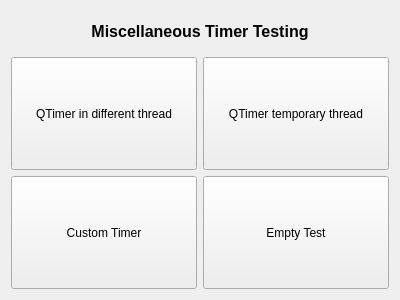
<?xml version="1.0" encoding="UTF-8"?>
<ui version="4.0">
 <class>MiscellaneousQTimerTest</class>
 <widget class="MiscellaneousBase" name="MiscellaneousQTimerTest">
  <property name="geometry">
   <rect>
    <x>0</x>
    <y>0</y>
    <width>400</width>
    <height>300</height>
   </rect>
  </property>
  <property name="windowTitle">
   <string>MiscellaneousTimeCode</string>
  </property>
  <layout class="QVBoxLayout" name="verticalLayout">
   <item>
    <widget class="QLabel" name="lbTitle">
     <property name="minimumSize">
      <size>
       <width>0</width>
       <height>40</height>
      </size>
     </property>
     <property name="font">
      <font>
       <pointsize>12</pointsize>
       <weight>75</weight>
       <bold>true</bold>
      </font>
     </property>
     <property name="text">
      <string>Miscellaneous Timer Testing</string>
     </property>
     <property name="alignment">
      <set>Qt::AlignCenter</set>
     </property>
    </widget>
   </item>
   <item>
    <layout class="QGridLayout" name="gridLayout">
     <property name="leftMargin">
      <number>0</number>
     </property>
     <property name="rightMargin">
      <number>0</number>
     </property>
     <item row="1" column="1">
      <widget class="QPushButton" name="btnEmptyTest">
       <property name="sizePolicy">
        <sizepolicy hsizetype="Expanding" vsizetype="Expanding">
         <horstretch>0</horstretch>
         <verstretch>0</verstretch>
        </sizepolicy>
       </property>
       <property name="text">
        <string>Empty Test</string>
       </property>
      </widget>
     </item>
     <item row="0" column="0">
      <widget class="QPushButton" name="btnDiffThread">
       <property name="sizePolicy">
        <sizepolicy hsizetype="Expanding" vsizetype="Expanding">
         <horstretch>0</horstretch>
         <verstretch>0</verstretch>
        </sizepolicy>
       </property>
       <property name="minimumSize">
        <size>
         <width>140</width>
         <height>30</height>
        </size>
       </property>
       <property name="text">
        <string>QTimer in different thread</string>
       </property>
      </widget>
     </item>
     <item row="0" column="1">
      <widget class="QPushButton" name="btnTemporaryThread">
       <property name="sizePolicy">
        <sizepolicy hsizetype="Expanding" vsizetype="Expanding">
         <horstretch>0</horstretch>
         <verstretch>0</verstretch>
        </sizepolicy>
       </property>
       <property name="text">
        <string>QTimer temporary thread</string>
       </property>
      </widget>
     </item>
     <item row="1" column="0">
      <widget class="QPushButton" name="btnCustomTimer">
       <property name="sizePolicy">
        <sizepolicy hsizetype="Expanding" vsizetype="Expanding">
         <horstretch>0</horstretch>
         <verstretch>0</verstretch>
        </sizepolicy>
       </property>
       <property name="text">
        <string>Custom Timer</string>
       </property>
      </widget>
     </item>
    </layout>
   </item>
  </layout>
 </widget>
 <layoutdefault spacing="6" margin="11"/>
 <customwidgets>
  <customwidget>
   <class>MiscellaneousBase</class>
   <extends>QWidget</extends>
   <header>MiscellaneousBase.h</header>
   <container>1</container>
  </customwidget>
 </customwidgets>
 <resources/>
 <connections/>
</ui>
